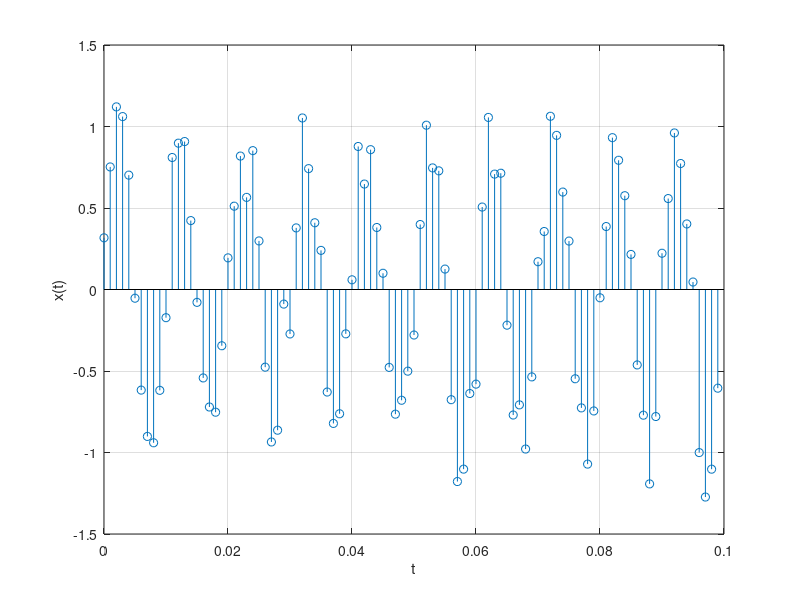
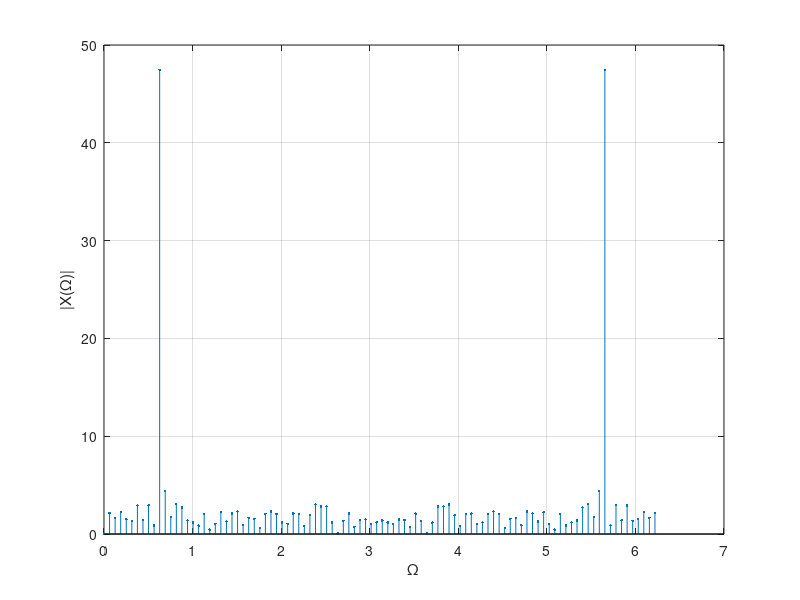
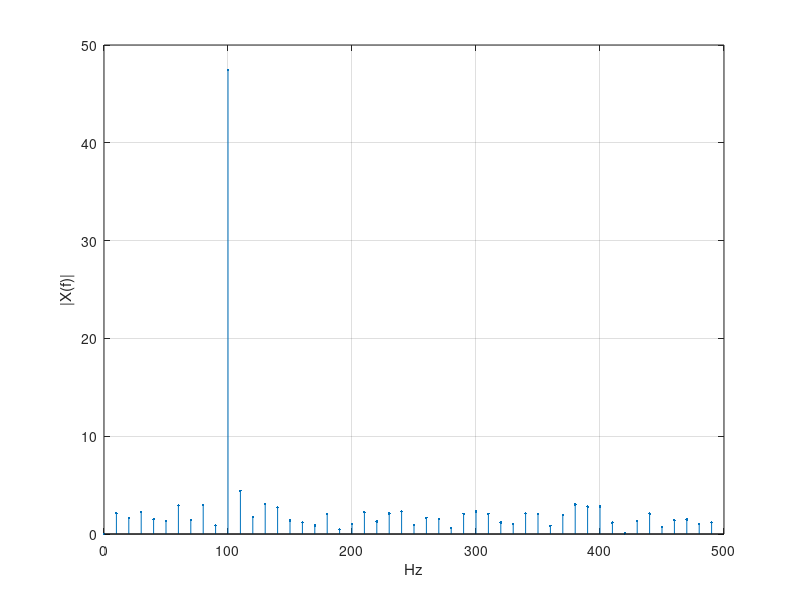

The MATLAB script that drew these images, in order:
clc 
close all
clear

fo = 100;   %freq do sinal
fs = 1000; %freq de amostragem
Ts = 1/fs; %periodo de amostragem
L = 100;
n = 0:(L-1);
t = Ts*n;
x = sin(2*pi*fo*t)+0.2*randn(1,L);
figure
stem(t,x)
xlabel('t')
ylabel('x(t)')
grid

%analise em freq (DFT)
k = 0:(L-1);
omega = 2*pi*k/L;
Xdft = fft(x);
figure
stem(omega,abs(Xdft),'.')
xlabel('\Omega')
ylabel('|X(\Omega)|')
grid

fhz = omega*fs/(2*pi);
figure
stem(fhz(1:L/2),abs(Xdft(1:L/2)),'.')
xlabel('Hz')
ylabel('|X(f)|')
grid